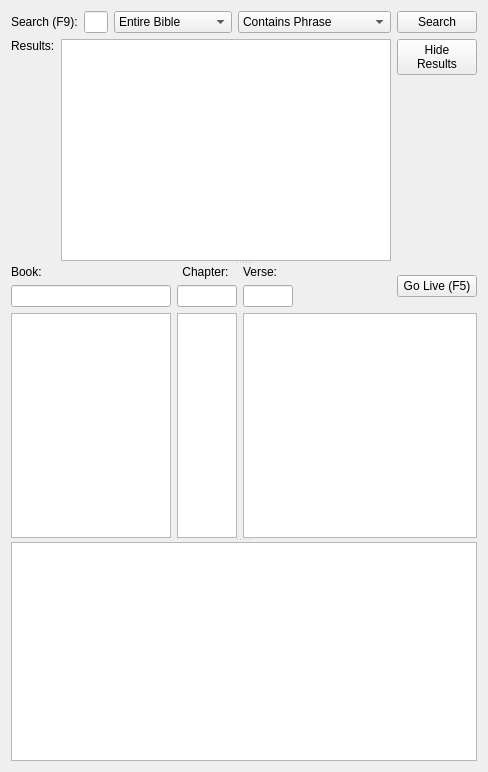
<?xml version="1.0" encoding="UTF-8"?>
<ui version="4.0">
 <class>BibleWidget</class>
 <widget class="QWidget" name="BibleWidget">
  <property name="geometry">
   <rect>
    <x>0</x>
    <y>0</y>
    <width>488</width>
    <height>772</height>
   </rect>
  </property>
  <property name="minimumSize">
   <size>
    <width>400</width>
    <height>0</height>
   </size>
  </property>
  <property name="windowTitle">
   <string>Form</string>
  </property>
  <layout class="QVBoxLayout" name="verticalLayout_9">
   <item>
    <widget class="QSplitter" name="results_splitter">
     <property name="orientation">
      <enum>Qt::Vertical</enum>
     </property>
     <property name="childrenCollapsible">
      <bool>false</bool>
     </property>
     <widget class="QWidget" name="layoutWidget">
      <layout class="QVBoxLayout" name="search_layout">
       <item>
        <layout class="QHBoxLayout" name="horizontalLayout_2" stretch="0,1,0,0,0">
         <item>
          <widget class="QLabel" name="lblBook_2">
           <property name="minimumSize">
            <size>
             <width>0</width>
             <height>0</height>
            </size>
           </property>
           <property name="maximumSize">
            <size>
             <width>16777215</width>
             <height>16777215</height>
            </size>
           </property>
           <property name="text">
            <string>Search (F9):</string>
           </property>
          </widget>
         </item>
         <item>
          <widget class="QLineEdit" name="search_ef">
           <property name="minimumSize">
            <size>
             <width>0</width>
             <height>0</height>
            </size>
           </property>
           <property name="maximumSize">
            <size>
             <width>16777215</width>
             <height>16777215</height>
            </size>
           </property>
           <property name="toolTip">
            <string>Search the bible for specified text. Matched verses will appear in the list below. If a bible book is selected, only that book will be searched.</string>
           </property>
          </widget>
         </item>
         <item>
          <widget class="QComboBox" name="comboBoxSearchRange">
           <property name="toolTip">
            <string>Select search range</string>
           </property>
           <item>
            <property name="text">
             <string>Entire Bible</string>
            </property>
           </item>
           <item>
            <property name="text">
             <string>Current Book</string>
            </property>
           </item>
           <item>
            <property name="text">
             <string>Current Chapter</string>
            </property>
           </item>
          </widget>
         </item>
         <item>
          <widget class="QComboBox" name="comboBoxSearchType">
           <property name="toolTip">
            <string>Select search type</string>
           </property>
           <item>
            <property name="text">
             <string>Contains Phrase</string>
            </property>
           </item>
           <item>
            <property name="text">
             <string>Contains Word Phrase</string>
            </property>
           </item>
           <item>
            <property name="text">
             <string>Verse Begins</string>
            </property>
           </item>
           <item>
            <property name="text">
             <string>Contains Any Word</string>
            </property>
           </item>
           <item>
            <property name="text">
             <string>Contains All Words</string>
            </property>
           </item>
          </widget>
         </item>
         <item>
          <widget class="QPushButton" name="search_button">
           <property name="toolTip">
            <string>Quickly display the selected Bible verse on the screen</string>
           </property>
           <property name="text">
            <string>Search</string>
           </property>
           <property name="icon">
            <iconset resource="softprojector.qrc">
             <normaloff>:/icons/icons/search.png</normaloff>:/icons/icons/search.png</iconset>
           </property>
           <property name="shortcut">
            <string>Return</string>
           </property>
          </widget>
         </item>
        </layout>
       </item>
       <item>
        <layout class="QHBoxLayout" name="results_layout">
         <item>
          <layout class="QVBoxLayout" name="verticalLayout_7">
           <item>
            <widget class="QLabel" name="result_label">
             <property name="sizePolicy">
              <sizepolicy hsizetype="Minimum" vsizetype="Fixed">
               <horstretch>0</horstretch>
               <verstretch>0</verstretch>
              </sizepolicy>
             </property>
             <property name="minimumSize">
              <size>
               <width>0</width>
               <height>0</height>
              </size>
             </property>
             <property name="maximumSize">
              <size>
               <width>16777215</width>
               <height>20</height>
              </size>
             </property>
             <property name="text">
              <string>Results:</string>
             </property>
             <property name="alignment">
              <set>Qt::AlignLeading|Qt::AlignLeft|Qt::AlignVCenter</set>
             </property>
            </widget>
           </item>
           <item>
            <widget class="QLabel" name="result_count_label">
             <property name="palette">
              <palette>
               <active>
                <colorrole role="WindowText">
                 <brush brushstyle="SolidPattern">
                  <color alpha="255">
                   <red>0</red>
                   <green>61</green>
                   <blue>90</blue>
                  </color>
                 </brush>
                </colorrole>
               </active>
               <inactive>
                <colorrole role="WindowText">
                 <brush brushstyle="SolidPattern">
                  <color alpha="255">
                   <red>0</red>
                   <green>61</green>
                   <blue>90</blue>
                  </color>
                 </brush>
                </colorrole>
               </inactive>
               <disabled>
                <colorrole role="WindowText">
                 <brush brushstyle="SolidPattern">
                  <color alpha="255">
                   <red>118</red>
                   <green>116</green>
                   <blue>108</blue>
                  </color>
                 </brush>
                </colorrole>
               </disabled>
              </palette>
             </property>
             <property name="text">
              <string/>
             </property>
             <property name="alignment">
              <set>Qt::AlignCenter</set>
             </property>
            </widget>
           </item>
           <item>
            <spacer name="verticalSpacer_2">
             <property name="orientation">
              <enum>Qt::Vertical</enum>
             </property>
             <property name="sizeHint" stdset="0">
              <size>
               <width>20</width>
               <height>0</height>
              </size>
             </property>
            </spacer>
           </item>
          </layout>
         </item>
         <item>
          <layout class="QVBoxLayout" name="verticalLayout_8">
           <item>
            <widget class="QListWidget" name="search_results_list">
             <property name="sizePolicy">
              <sizepolicy hsizetype="Expanding" vsizetype="Expanding">
               <horstretch>0</horstretch>
               <verstretch>0</verstretch>
              </sizepolicy>
             </property>
             <property name="minimumSize">
              <size>
               <width>160</width>
               <height>0</height>
              </size>
             </property>
             <property name="maximumSize">
              <size>
               <width>16777215</width>
               <height>16777215</height>
              </size>
             </property>
             <property name="alternatingRowColors">
              <bool>false</bool>
             </property>
            </widget>
           </item>
          </layout>
         </item>
         <item>
          <layout class="QVBoxLayout" name="verticalLayout_6">
           <item>
            <widget class="QPushButton" name="hide_result_button">
             <property name="text">
              <string>Hide
Results</string>
             </property>
            </widget>
           </item>
           <item>
            <spacer name="verticalSpacer">
             <property name="orientation">
              <enum>Qt::Vertical</enum>
             </property>
             <property name="sizeHint" stdset="0">
              <size>
               <width>20</width>
               <height>0</height>
              </size>
             </property>
            </spacer>
           </item>
          </layout>
         </item>
        </layout>
       </item>
      </layout>
     </widget>
     <widget class="QWidget" name="layoutWidget1">
      <layout class="QGridLayout" name="gridLayout_2">
       <property name="sizeConstraint">
        <enum>QLayout::SetNoConstraint</enum>
       </property>
       <item row="0" column="0">
        <layout class="QVBoxLayout" name="verticalLayout_2">
         <item>
          <widget class="QLabel" name="lblBook">
           <property name="minimumSize">
            <size>
             <width>160</width>
             <height>0</height>
            </size>
           </property>
           <property name="maximumSize">
            <size>
             <width>160</width>
             <height>16777215</height>
            </size>
           </property>
           <property name="text">
            <string>Book:</string>
           </property>
          </widget>
         </item>
         <item>
          <widget class="QLineEdit" name="lineEditBook">
           <property name="sizePolicy">
            <sizepolicy hsizetype="Expanding" vsizetype="Fixed">
             <horstretch>0</horstretch>
             <verstretch>0</verstretch>
            </sizepolicy>
           </property>
           <property name="minimumSize">
            <size>
             <width>160</width>
             <height>0</height>
            </size>
           </property>
           <property name="maximumSize">
            <size>
             <width>160</width>
             <height>16777215</height>
            </size>
           </property>
           <property name="toolTip">
            <string>Filter criteria for the bible list. If the first character of the filter is a number, then only books starting with this number are matched. Example filters: &quot;Deuter&quot;, &quot;1Thes&quot;.</string>
           </property>
          </widget>
         </item>
         <item>
          <widget class="QListWidget" name="listBook">
           <property name="sizePolicy">
            <sizepolicy hsizetype="Expanding" vsizetype="Expanding">
             <horstretch>0</horstretch>
             <verstretch>0</verstretch>
            </sizepolicy>
           </property>
           <property name="minimumSize">
            <size>
             <width>160</width>
             <height>0</height>
            </size>
           </property>
           <property name="maximumSize">
            <size>
             <width>160</width>
             <height>16777215</height>
            </size>
           </property>
           <property name="alternatingRowColors">
            <bool>false</bool>
           </property>
          </widget>
         </item>
        </layout>
       </item>
       <item row="0" column="1">
        <layout class="QVBoxLayout" name="verticalLayout">
         <property name="sizeConstraint">
          <enum>QLayout::SetDefaultConstraint</enum>
         </property>
         <item>
          <widget class="QLabel" name="lblChapter">
           <property name="maximumSize">
            <size>
             <width>16777215</width>
             <height>16777215</height>
            </size>
           </property>
           <property name="text">
            <string>Chapter: </string>
           </property>
           <property name="alignment">
            <set>Qt::AlignCenter</set>
           </property>
          </widget>
         </item>
         <item>
          <widget class="QLineEdit" name="chapter_ef">
           <property name="sizePolicy">
            <sizepolicy hsizetype="Expanding" vsizetype="Fixed">
             <horstretch>0</horstretch>
             <verstretch>0</verstretch>
            </sizepolicy>
           </property>
           <property name="minimumSize">
            <size>
             <width>0</width>
             <height>0</height>
            </size>
           </property>
           <property name="maximumSize">
            <size>
             <width>60</width>
             <height>16777215</height>
            </size>
           </property>
           <property name="toolTip">
            <string>Filter criteria for the bible list. If the first character of the filter is a number, then only books starting with this number are matched. Example filters: &quot;Deuter&quot;, &quot;1Thes&quot;.</string>
           </property>
          </widget>
         </item>
         <item>
          <widget class="QListWidget" name="listChapterNum">
           <property name="sizePolicy">
            <sizepolicy hsizetype="Expanding" vsizetype="Expanding">
             <horstretch>0</horstretch>
             <verstretch>0</verstretch>
            </sizepolicy>
           </property>
           <property name="maximumSize">
            <size>
             <width>60</width>
             <height>16777215</height>
            </size>
           </property>
           <property name="alternatingRowColors">
            <bool>false</bool>
           </property>
          </widget>
         </item>
        </layout>
       </item>
       <item row="0" column="2">
        <layout class="QVBoxLayout" name="verticalLayout_4">
         <property name="spacing">
          <number>6</number>
         </property>
         <item>
          <layout class="QHBoxLayout" name="horizontalLayout">
           <property name="spacing">
            <number>6</number>
           </property>
           <item>
            <layout class="QVBoxLayout" name="verticalLayout_3">
             <item>
              <widget class="QLabel" name="lblVerse">
               <property name="text">
                <string>Verse: </string>
               </property>
              </widget>
             </item>
             <item>
              <widget class="QLineEdit" name="verse_ef">
               <property name="sizePolicy">
                <sizepolicy hsizetype="Minimum" vsizetype="Fixed">
                 <horstretch>0</horstretch>
                 <verstretch>0</verstretch>
                </sizepolicy>
               </property>
               <property name="minimumSize">
                <size>
                 <width>0</width>
                 <height>0</height>
                </size>
               </property>
               <property name="maximumSize">
                <size>
                 <width>50</width>
                 <height>16777215</height>
                </size>
               </property>
               <property name="toolTip">
                <string>Filter criteria for the bible list. If the first character of the filter is a number, then only books starting with this number are matched. Example filters: &quot;Deuter&quot;, &quot;1Thes&quot;.</string>
               </property>
              </widget>
             </item>
            </layout>
           </item>
           <item>
            <spacer name="horizontalSpacer_3">
             <property name="orientation">
              <enum>Qt::Horizontal</enum>
             </property>
             <property name="sizeHint" stdset="0">
              <size>
               <width>17</width>
               <height>13</height>
              </size>
             </property>
            </spacer>
           </item>
           <item>
            <widget class="QPushButton" name="btnLive">
             <property name="sizePolicy">
              <sizepolicy hsizetype="Fixed" vsizetype="Fixed">
               <horstretch>0</horstretch>
               <verstretch>0</verstretch>
              </sizepolicy>
             </property>
             <property name="toolTip">
              <string>Quickly display the selected Bible verse on the screen</string>
             </property>
             <property name="text">
              <string>Go Live (F5)</string>
             </property>
             <property name="icon">
              <iconset resource="softprojector.qrc">
               <normaloff>:/icons/icons/go_live.png</normaloff>:/icons/icons/go_live.png</iconset>
             </property>
             <property name="shortcut">
              <string>F5</string>
             </property>
            </widget>
           </item>
           <item>
            <layout class="QVBoxLayout" name="verticalLayout_5">
             <property name="spacing">
              <number>0</number>
             </property>
            </layout>
           </item>
          </layout>
         </item>
         <item>
          <widget class="QListWidget" name="chapter_preview_list">
           <property name="alternatingRowColors">
            <bool>false</bool>
           </property>
           <property name="selectionMode">
            <enum>QAbstractItemView::ContiguousSelection</enum>
           </property>
           <property name="wordWrap">
            <bool>true</bool>
           </property>
          </widget>
         </item>
        </layout>
       </item>
      </layout>
     </widget>
     <widget class="QWidget" name="layoutWidget2">
      <layout class="QGridLayout" name="gridLayout">
       <property name="sizeConstraint">
        <enum>QLayout::SetMinimumSize</enum>
       </property>
       <item row="0" column="0" rowspan="2">
        <widget class="QListWidget" name="history_listWidget">
         <property name="toolTip">
          <string>This list contains verses that were sent to be shown</string>
         </property>
        </widget>
       </item>
      </layout>
     </widget>
    </widget>
   </item>
  </layout>
 </widget>
 <tabstops>
  <tabstop>lineEditBook</tabstop>
  <tabstop>chapter_ef</tabstop>
  <tabstop>verse_ef</tabstop>
  <tabstop>listBook</tabstop>
  <tabstop>listChapterNum</tabstop>
  <tabstop>chapter_preview_list</tabstop>
  <tabstop>btnLive</tabstop>
  <tabstop>search_ef</tabstop>
  <tabstop>comboBoxSearchRange</tabstop>
  <tabstop>comboBoxSearchType</tabstop>
  <tabstop>search_button</tabstop>
  <tabstop>search_results_list</tabstop>
  <tabstop>hide_result_button</tabstop>
  <tabstop>history_listWidget</tabstop>
 </tabstops>
 <resources>
  <include location="softprojector.qrc"/>
 </resources>
 <connections/>
</ui>
